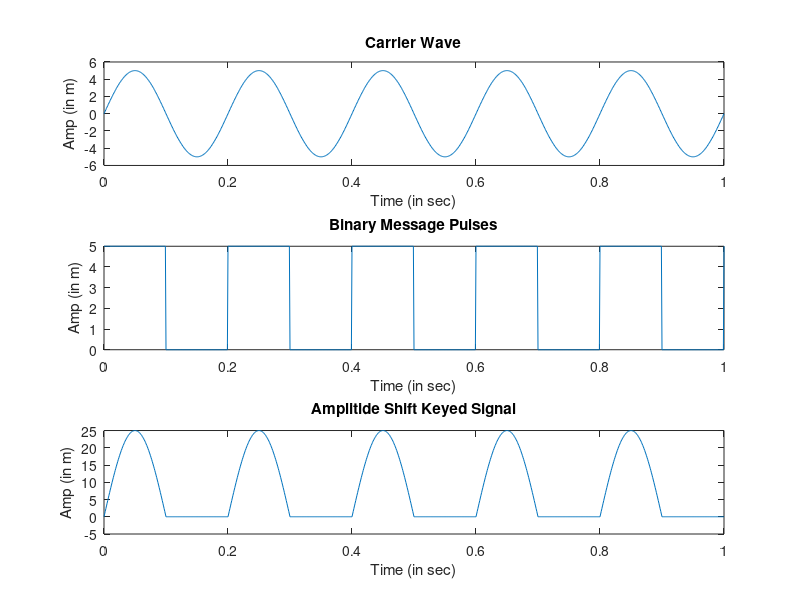

The MATLAB script that drew this image:
clc %for clearing the command window
close all %for closing all the window except command window
clear all %for deleting all the variables from the memory
fc=input('Enter the freq of Sine Wave carrier (in Hz):');
fp=input('Enter the freq of Periodic Binary pulse (Message) (in Hz):');
amp=input('Enter the amplitude (For Carrier & Binary Pulse Message) (in m):');
t=0:0.001:1; % For setting the sampling interval
c=amp.*sin(2*pi*fc*t);% For Generating Carrier Sine wave
subplot(3,1,1) %For Plotting The Carrier wave
plot(t,c)
xlabel('Time (in sec)')
ylabel('Amp (in m)')
title('Carrier Wave')
m=amp/2.*square(2*pi*fp*t)+(amp/2);%For Generating Square wave message
subplot(3,1,2) %For Plotting The Square Binary Pulse (Message)
plot(t,m)
xlabel('Time (in sec)')
ylabel('Amp (in m)')
title('Binary Message Pulses')
w=c.*m; % The Shift Keyed Wave
subplot(3,1,3) %For Plotting The Amplitude Shift Keyed Wave
plot(t,w)
xlabel('Time (in sec)')
ylabel('Amp (in m)')
title('Amplitide Shift Keyed Signal')
